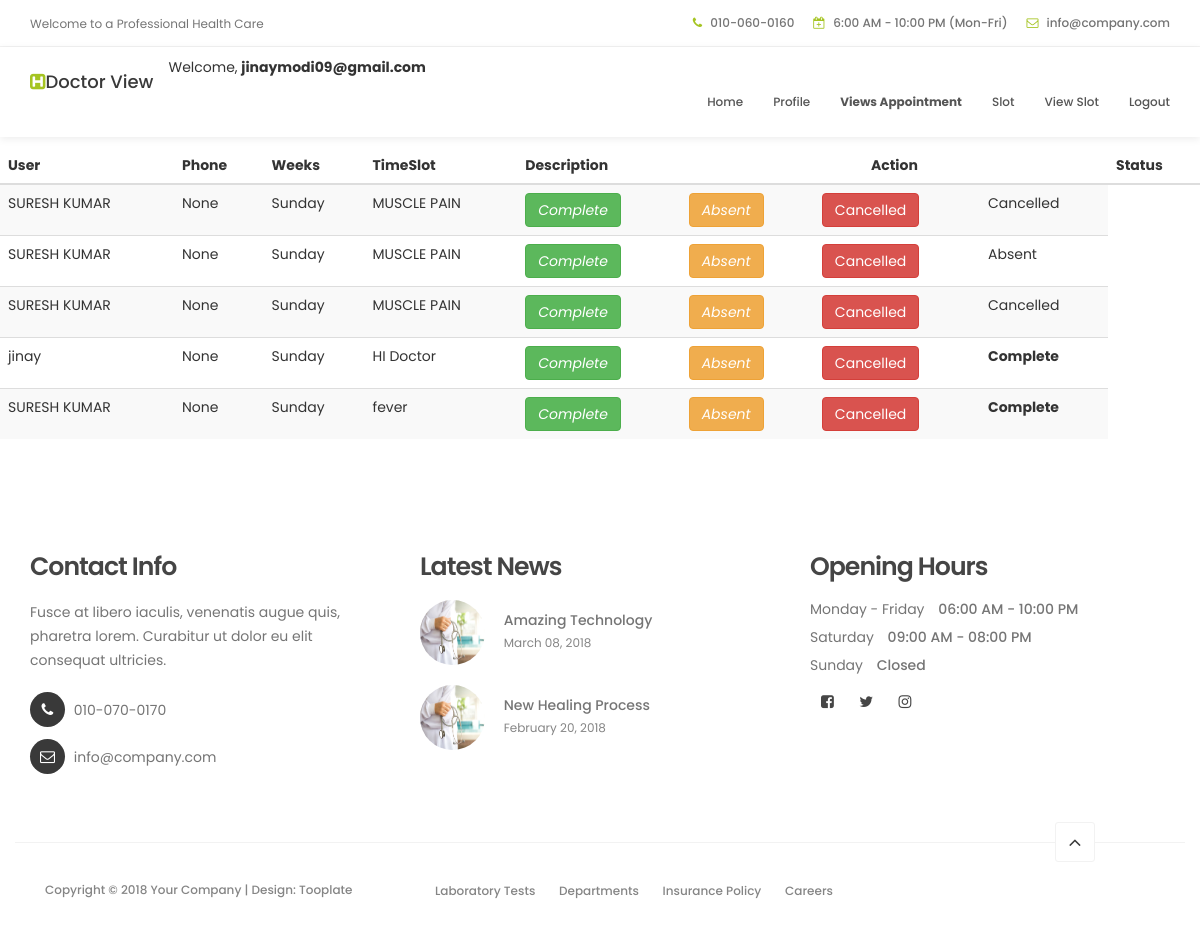
The app's page /appointmentget (signed in) with its own data.
### myapp/models.py (models this page shows, shortened)
class User(models.Model):
    ROLES = (
        ('admin', 'Admin'),
        ('doctor', 'Doctor'),
        ('patiences', 'Patience'),
    )
    roles = models.CharField(max_length=30,choices = ROLES)
    name = models.CharField(max_length=30)
    email = models.EmailField(unique=True)
    password = models.CharField(max_length=15)
    address = models.TextField(default=None,blank=True,null=True)
    gender = models.CharField(max_length=6)
    speciality = models.CharField(max_length=30,default=None,blank=True,null=True)
    clinic_name=models.CharField(max_length=30,default=None,blank=True,null=True)
    profile = models.ImageField(upload_to='profiles/',blank=True,null=True)

class Appointment(models.Model):
    STATUS = (
        (0,'pending'),
        (1,'Completed'),
        (2,'Absent'),
        (3,'Canceled'),
    )
    slot = models.ForeignKey(Slot,on_delete=models.CASCADE,null=True,blank=True)
    name =  models.CharField(max_length=30)
    phone = models.IntegerField(null=True,blank=True)
    weeks = models.IntegerField(null=True,blank=True)
    timeslot = models.IntegerField(null=True,blank=True)
    description = models.TextField(default=None,null=True,blank=True)
    status = models.IntegerField(default=0,choices=STATUS)
    user = models.ForeignKey(User,on_delete=models.CASCADE)

### myapp/views.py (the view)
# urls.py: path('appointmentget',views.appointment_views,name='appointment-views'),
def appointment_views(request):
    if 'email' in request.session:
        uid=User.objects.get(email=request.session['email'])
        many=Appointment.objects.all()
        return render(request,'appointment-view.html',{'many':many,'uid':uid})
    return redirect('login')

### myapp/templates/appointment-view.html (shortened to what this page needs)
{% extends 'doctor1-header.html' %}
{% load static %}
{% block content %}
<!DOCTYPE html>
<html lang="en">
<head>
</head>
<body>
    <table class="table table-striped table-dark">
        <thead>
          <tr>
            <th scope="col">User</th>
            <th scope="col">Phone</th>
            <th scope="col">Weeks</th>
            <th scope="col">TimeSlot</th>
            <th scope="col">Description</th>
            <th colspan="3" class="text-center">Action</th>
            <th scope="col">Status</th>
          </tr>
        </thead>
        <tbody>
            {% for one in many %}
          <tr>
              <td>{{one.name}}</td>
              <td>{{one.phone}}</td>
              {% if one.weeks == 0 %}
            <td>Monday</td>
            {% elif one.weeks == 1 %}
            <td>Tuesday</td>
            {% elif one.weeks == 2 %}
            <td>Wednesday</td>
            {% elif one.weeks == 3 %}
            <td>Thrusday</td>
            {% elif one.weeks == 4 %}
            <td>Friday</td>
            {% elif one.weeks == 5 %}
            <td>Saturday</td>
            {% else %}
            <td>Sunday</td>
            {% endif %}
            <td>{{one.description}}</td>
            <td><a href="{% url 'complete-status' one.id %}"><button class="btn btn-success"><i class="">Complete</i></button></a>  </td>
            <td><a href="{% url 'absent-status' one.id %}"><button class="btn btn-warning"><i class="">Absent</i></button></a>  </td>
            <td><a href="{% url 'cancel-status' one.id %}"><button class="btn btn-danger">Cancelled</button></a>  </td>
            {% if one.status == 1 %}
            <td><strong>Complete</strong></td>
            {% elif one.status == 2 %}
            <td>Absent</td>
            {% else %}
            <td>Cancelled</td>
            {% endif %}
          </tr>
          {% endfor %}
          </tbody>
      </table>
</body>
</html>
{% endblock %}

### myapp/templates/doctor1-header.html (shortened to what this page needs)
{% load static %}
<!DOCTYPE html>
<html lang="en">
<head>
     <link rel="stylesheet" href="{% static 'css/bootstrap.min.css' %}">
     <link rel="stylesheet" href="{% static 'css/font-awesome.min.css' %}">
     <link rel="stylesheet" href="{% static 'css/animate.css' %}">
     <link rel="stylesheet" href="{% static 'css/owl.carousel.css' %}">
     <link rel="stylesheet" href="{% static 'css/owl.theme.default.min.css' %}">
     <link rel="stylesheet" href="{% static 'css/tooplate-style.css' %}">
</head>
<body id="top" data-spy="scroll" data-target=".navbar-collapse" data-offset="50">
     <header>
          <div class="container">
               <div class="row">
                    <div class="col-md-4 col-sm-5">
                         <p>Welcome to a Professional Health Care</p>
                    </div>
                    <div class="col-md-8 col-sm-7 text-align-right">
                         <span class="phone-icon"><i class="fa fa-phone"></i> 010-060-0160</span>
                         <span class="date-icon"><i class="fa fa-calendar-plus-o"></i> 6:00 AM - 10:00 PM (Mon-Fri)</span>
                         <span class="email-icon"><i class="fa fa-envelope-o"></i> <a href="#">info@company.com</a></span>
                    </div>
               </div>
          </div>
     </header>
     <section class="navbar navbar-default navbar-static-top" role="navigation">
          <div class="container">
               <div class="navbar-header">
                    <a href="index.html" class="navbar-brand"><i class="fa fa-h-square"></i>Doctor View</a>
               </div>
               Welcome,
               <strong>{{request.session.email}}</strong>
               <div class="collapse navbar-collapse">
                    <ul class="nav navbar-nav navbar-right">
                         <li><a href="{% url 'index_doc' %}" class="smoothScroll">Home</a></li>
                         <li><a href="{% url 'update_profiles' %}" class="smoothScroll">Profile</a></li>
                         <li><a href="{% url 'appointment-views' %}" class="smoothScroll"><strong>Views Appointment</strong></a></li>
                         <li><a href="{% url 'slots' %}" class="smoothScroll">Slot</a></li>
                         <li><a href="{% url 'view-slot' %}" class="smoothScroll">View Slot</a></li>
                         <li><a href="{% url 'logout' %}" class="smoothScroll">Logout</a></li>
                    </ul>
               </div>
          </div>
     </section>
     {% block content %}
     {% endblock %}
     <footer data-stellar-background-ratio="5">
          <div class="container">
               <div class="row">
                    <div class="col-md-4 col-sm-4">
                         <div class="footer-thumb">
                              <h4 class="wow fadeInUp" data-wow-delay="0.4s">Contact Info</h4>
                              <p>Fusce at libero iaculis, venenatis augue quis, pharetra lorem. Curabitur ut dolor eu elit consequat ultricies.</p>
                              <div class="contact-info">
                                   <p><i class="fa fa-phone"></i> 010-070-0170</p>
                                   <p><i class="fa fa-envelope-o"></i> <a href="#">info@company.com</a></p>
                              </div>
                         </div>
                    </div>
                    <div class="col-md-4 col-sm-4">
                         <div class="footer-thumb">
                              <h4 class="wow fadeInUp" data-wow-delay="0.4s">Latest News</h4>
                              <div class="latest-stories">
                                   <div class="stories-image">
                                        <a href="#"><img src="{% static 'images/news-image.jpg' %}" class="img-responsive" alt=""></a>
                                   </div>
                                   <div class="stories-info">
                                        <a href="#"><h5>Amazing Technology</h5></a>
                                        <span>March 08, 2018</span>
                                   </div>
                              </div>
                              <div class="latest-stories">
                                   <div class="stories-image">
                                        <a href="#"><img src="{% static 'images/news-image.jpg' %}" class="img-responsive" alt=""></a>
                                   </div>
                                   <div class="stories-info">
                                        <a href="#"><h5>New Healing Process</h5></a>
                                        <span>February 20, 2018</span>
                                   </div>
                              </div>
                         </div>
                    </div>
                    <div class="col-md-4 col-sm-4">
                         <div class="footer-thumb">
                              <div class="opening-hours">
                                   <h4 class="wow fadeInUp" data-wow-delay="0.4s">Opening Hours</h4>
                                   <p>Monday - Friday <span>06:00 AM - 10:00 PM</span></p>
                                   <p>Saturday <span>09:00 AM - 08:00 PM</span></p>
                                   <p>Sunday <span>Closed</span></p>
                              </div>
                              <ul class="social-icon">
                                   <li><a href="#" class="fa fa-facebook-square" attr="facebook icon"></a></li>
                                   <li><a href="#" class="fa fa-twitter"></a></li>
                                   <li><a href="#" class="fa fa-instagram"></a></li>
                              </ul>
                         </div>
                    </div>
                    <div class="col-md-12 col-sm-12 border-top">
                         <div class="col-md-4 col-sm-6">
                              <div class="copyright-text">
                                   <p>Copyright &copy; 2018 Your Company
                                   | Design: Tooplate</p>
                              </div>
                         </div>
                         <div class="col-md-6 col-sm-6">
                              <div class="footer-link">
                                   <a href="#">Laboratory Tests</a>
                                   <a href="#">Departments</a>
                                   <a href="#">Insurance Policy</a>
                                   <a href="#">Careers</a>
                              </div>
                         </div>
                         <div class="col-md-2 col-sm-2 text-align-center">
                              <div class="angle-up-btn">
                                  <a href="#top" class="smoothScroll wow fadeInUp" data-wow-delay="1.2s"><i class="fa fa-angle-up"></i></a>
                              </div>
                         </div>
                    </div>
               </div>
          </div>
     </footer>
</body>
</html>

### myapp/static/css/tooplate-style.css (style rules this page uses)
body { background: #ffffff; font-family: 'Poppins', sans-serif; overflow-x: hidden; }
h1,h2,h3,h4,h5,h6 { font-weight: 600; line-height: inherit; }
h1,h2,h3,h4 { letter-spacing: -1px; }
h5 { font-weight: 500; }
h4 { color: #454545; font-size: 1.8em; padding-bottom: 2px; }
p { color: #757575; font-size: 14px; font-weight: normal; line-height: 24px; }
html { -webkit-font-smoothing: antialiased; }
a { color: #252525; -webkit-transition: 0.5s; transition: 0.5s; text-decoration: none !important; }
.text-align-right { text-align: right; }
.text-align-center { text-align: center; }
.border-top { border-top: 1px solid #f2f2f2; margin-top: 4em; padding-top: 2.5em; }
header { background: #ffffff; border-bottom: 1px solid #f2f2f2; display: flex; height: 45px; }
header .col-md-8 { padding-right: 0; }
header p, header span { font-size: 12px; line-height: 24px; padding-top: 12px; }
header a, header span { color: #747474; }
header span { font-weight: 500; display: inline-block; padding: 11px 15px; }
header span.date-icon { border-left: 1px solid #f2f2f2; border-right: 1px solid #f2f2f2; padding-right: 19px; padding-left: 19px; }
header span i { color: #a5c422; margin-right: 5px; }
.navbar-default { background: #ffffff; box-shadow: 0 2px 8px rgba(0,0,0,.075); border: none; margin-bottom: 0; padding: 10px; }
.navbar-default .navbar-brand { color: #393939; font-weight: 500; }
.navbar-default .navbar-brand .fa { color: #a5c422; }
.navbar-default .navbar-nav li a { color: #555555; font-size: 12px; font-weight: 500; padding-right: 20px; padding-left: 20px; -webkit-transition: all ease-in-out 0.4s; transition: all ease-in-out 0.4s; }
footer { padding-top: 80px; padding-bottom: 40px; }
footer h4 { padding-bottom: 5px; }
footer a { color: #757575; }
.contact-info { padding-top: 10px; }
.contact-info .fa { background: #393939; border-radius: 100%; color: #ffffff; font-size: 15px; width: 35px; height: 35px; line-height: 35px; text-align: center; margin-right: 5px; margin-bottom: 2px; }
.latest-stories { margin-bottom: 20px; }
.stories-image, .stories-info { display: inline-block; vertical-align: top; }
.stories-image img { border-radius: 100%; width: 65px; height: 65px; }
.stories-info { margin-left: 15px; }
.stories-info h5 { margin-bottom: 2px; }
.stories-info span { color: #858585; font-size: 12px; }
.opening-hours p { line-height: 18px; }
.opening-hours span { font-weight: 500; display: inline-block; padding-left: 10px; }
.copyright-text p, .footer-link a { color: #858585; font-size: 12px; font-weight: 500; }
.footer-link a { font-size: 12px; display: inline-block; padding: 0 10px; margin-top: 4px; }
.angle-up-btn { position: relative; bottom: 4em; display: block; }
.angle-up-btn a { background: #ffffff; border: 1px solid #f2f2f2; border-radius: 3px; font-size: 20px; color: #393939; display: inline-block; text-align: center; width: 40px; height: 40px; line-height: 38px; transition: transform 0.1s ease-in; transform: translateX(0); }
.social-icon { position: relative; padding: 0; margin: 0; }
.social-icon li { display: inline-block; list-style: none; }
.social-icon li a { border-radius: 100px; color: #464646; font-size: 15px; width: 35px; height: 35px; line-height: 35px; text-decoration: none; text-align: center; transition: all 0.4s ease-in-out; position: relative; }
@media only screen and (max-width: 1200px) { header { height: inherit; } }
@media only screen and (max-width: 1200px) { header span.date-icon { border: 0; padding-right: 0; padding-left: 0; } }
@media only screen and (max-width: 1200px) { header span.email-icon { padding-top: 0; } }
@media only screen and (max-width: 1200px) { .navbar-default .navbar-nav li a { padding-right: 15px; padding-left: 15px; } }

### records on screen
User: session.email "jinaymodi09@gmail.com"
Appointment: name "SURESH KUMAR", phone "None", shows "Sunday", description "MUSCLE PAIN", status "Cancelled"
Appointment: name "SURESH KUMAR", phone "None", shows "Sunday", description "MUSCLE PAIN", status "Absent"
Appointment: name "SURESH KUMAR", phone "None", shows "Sunday", description "MUSCLE PAIN", status "Cancelled"
Appointment: name "jinay", phone "None", shows "Sunday", description "HI Doctor", status "Complete"
Appointment: name "SURESH KUMAR", phone "None", shows "Sunday", description "fever", status "Complete"
